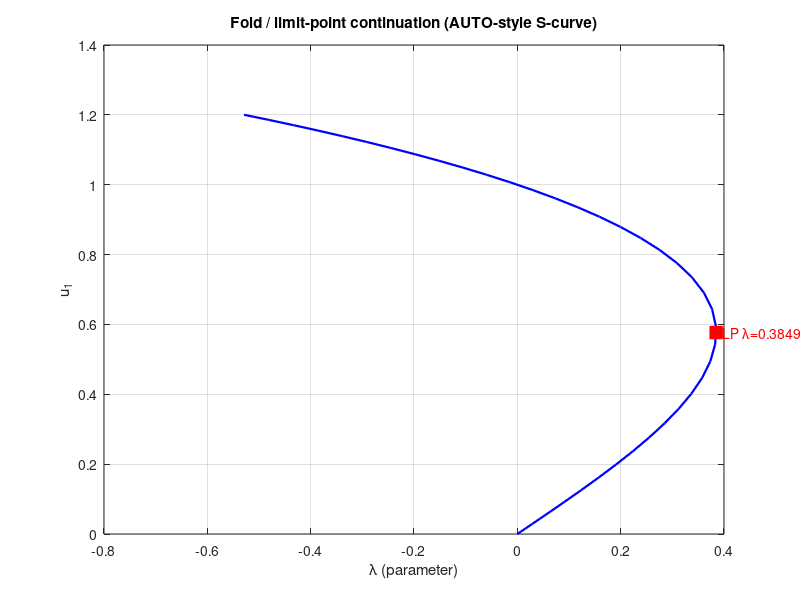
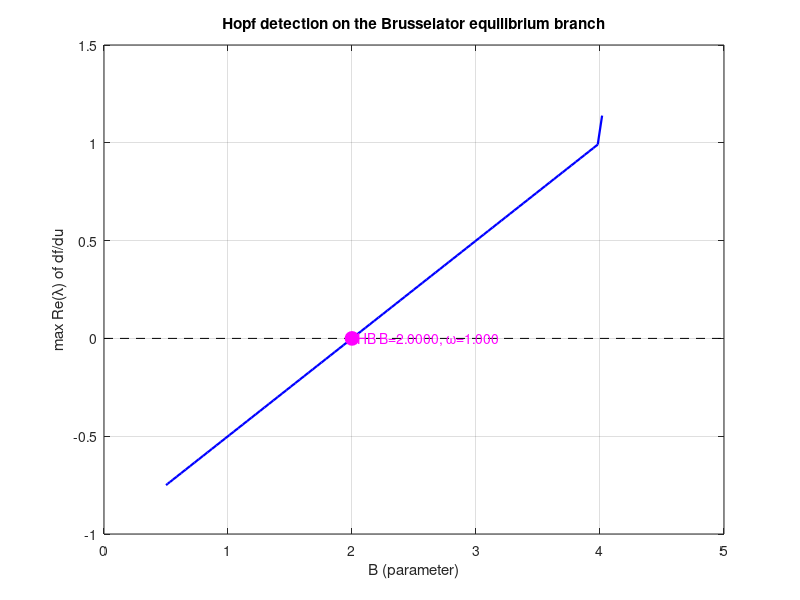

Write MATLAB code to recreate these figures, in order.
function varargout = auto_matlab(mode, varargin)
%AUTO_MATLAB  Single-file MATLAB version of AUTO's core capability.
%
%   Pure MATLAB / Octave. No toolboxes, no external files. A pseudo-arclength
%   predictor-corrector continuation of equilibria of du/dt = f(u,p), with
%   automatic detection of Limit Points (folds, "LP") and Hopf bifurcations
%   ("HB") -- the equilibrium-continuation core of AUTO (Doedel et al.).
%
%   HOW TO USE
%   ----------
%   Run the built-in demos (produces two bifurcation diagrams):
%       >> auto_matlab                 % runs both demos
%       >> auto_matlab fold            % S-curve, detects LP at lam = +/-0.3849
%       >> auto_matlab hopf            % Brusselator, detects HB at B = 2
%
%   Use the engine on YOUR OWN model:
%       f    = @(u,p) [ ... ];         % RHS, n x 1 column vector
%       jac  = @(u,p) [ ... ];         % state Jacobian df/du (optional)
%       opts = struct('jac',jac,'ds',0.02,'p_min',0,'p_max',10);
%       out  = auto_matlab('continue', f, u0, p0, opts);
%       %   out.U (n x N), out.p (1 x N), out.folds, out.hopfs, out.tangent
%
%   METHOD (standard, textbook)
%     Extended system  H(x)=[ f(u,p) ; t_prev'*(x-x_pred) ]=0 , x=[u;p].
%     Tangent = unit null vector of the (n x n+1) extended Jacobian.
%     Fold test  : sign change of t(n+1)  (the dp/ds component).
%     Hopf test  : sign change of det( bialternate-product of df/du ),
%                  confirmed by a genuine purely-imaginary eigenvalue pair.
%
%   Refs: Keller (1977); Seydel, Practical Bifurcation & Stability Analysis;
%   Kuznetsov, Elements of Applied Bifurcation Theory; Doedel et al., AUTO.

if nargin == 0, mode = 'all'; end

switch lower(mode)
    case 'all'
        demo_fold(); demo_hopf();
    case 'fold'
        out = demo_fold();  if nargout, varargout{1} = out; end
    case 'hopf'
        out = demo_hopf();  if nargout, varargout{1} = out; end
    case 'continue'
        % auto_matlab('continue', f, u0, p0, opts)
        f = varargin{1}; u0 = varargin{2}; p0 = varargin{3};
        if numel(varargin) >= 4, opts = varargin{4}; else, opts = struct(); end
        varargout{1} = pac_continue(f, u0, p0, opts);
    otherwise
        error('auto_matlab:mode','Unknown mode "%s". Use fold|hopf|continue.',mode);
end
end

% ========================================================================
% ============================  DEMOS  ===================================
% ========================================================================
function out = demo_fold()
% Limit-point (fold) demo: lam = u1 - u1^3 gives an S-curve.
% Analytic folds: u1 = +/-1/sqrt(3), lam = +/-2/(3*sqrt(3)) = +/-0.3849.
f   = @(u,p) [ -u(1)^3 + u(1) - p ;  -u(2) ];
jac = @(u,p) [ -3*u(1)^2 + 1 , 0 ; 0 , -1 ];
opts = struct('jac',jac,'ds',0.01,'ds_max',0.05, ...
              'n_max',4000,'p_min',-0.5,'p_max',0.5,'direction',+1);
% start on the middle branch (u1=0, lam=0) so both folds are traversed
out = pac_continue(f, [0;0], 0, opts);

figure('Color','w'); hold on; box on;
plot(out.p, out.U(1,:), 'b-', 'LineWidth', 1.6);
for i = 1:numel(out.folds)
    plot(out.folds(i).p, out.folds(i).u(1), 'rs','MarkerSize',9,'MarkerFaceColor','r');
    text(out.folds(i).p, out.folds(i).u(1), sprintf('  LP \\lambda=%.4f',out.folds(i).p),'Color','r');
end
xlabel('\lambda (parameter)'); ylabel('u_1');
title('Fold / limit-point continuation (AUTO-style S-curve)'); grid on;
fprintf('Analytic folds: lam = +/-%.4f at u1 = +/-%.4f\n', 2/(3*sqrt(3)), 1/sqrt(3));
end

function out = demo_hopf()
% Hopf demo: Brusselator continued in B; Hopf at B = 1+A^2 (A=1 -> B=2).
A = 1.0;
f   = @(u,B) [ A - (B+1)*u(1) + u(1)^2*u(2) ;  B*u(1) - u(1)^2*u(2) ];
jac = @(u,B) [ -(B+1) + 2*u(1)*u(2) ,  u(1)^2 ; B - 2*u(1)*u(2) , -u(1)^2 ];
B0 = 0.5;
opts = struct('jac',jac,'ds',0.02,'ds_max',0.05, ...
              'n_max',600,'p_min',0.4,'p_max',4.0,'direction',+1);
out = pac_continue(f, [A; B0/A], B0, opts);

realmax = zeros(1,numel(out.p));
for k = 1:numel(out.p)
    realmax(k) = max(real(eig(jac(out.U(:,k), out.p(k)))));
end
figure('Color','w'); hold on; box on;
plot(out.p, realmax, 'b-', 'LineWidth',1.6);
plot(xlim,[0 0],'k--');
for i = 1:numel(out.hopfs)
    plot(out.hopfs(i).p, 0, 'mo','MarkerSize',10,'MarkerFaceColor','m');
    text(out.hopfs(i).p, 0, sprintf('  HB B=%.4f, \\omega=%.3f',out.hopfs(i).p,out.hopfs(i).omega),'Color','m');
end
xlabel('B (parameter)'); ylabel('max Re(\lambda) of df/du');
title('Hopf detection on the Brusselator equilibrium branch'); grid on;
fprintf('Analytic Hopf: B = 1+A^2 = %.4f, omega = A = %.4f rad/s\n', 1+A^2, A);
end

% ========================================================================
% ==========================  ENGINE  ====================================
% ========================================================================
function out = pac_continue(f, u0, p0, opts)
if nargin < 4, opts = struct(); end
gp = @(s,d) getfielddef(opts,s,d);
ds        = gp('ds',        0.02);
ds_min    = gp('ds_min',    1e-5);
ds_max    = gp('ds_max',    0.20);
n_max     = gp('n_max',     1000);
p_min     = gp('p_min',     -Inf);
p_max     = gp('p_max',     +Inf);
direction = gp('direction', +1);
tol       = gp('tol',       1e-9);
newt_max  = gp('newt_max',  25);
det_fold  = gp('detect_fold', true);
det_hopf  = gp('detect_hopf', true);
verbose   = gp('verbose',   true);
has_jac   = isfield(opts,'jac');

u0 = u0(:);  n = numel(u0);
if has_jac, dfdu = @(u,p) opts.jac(u,p);
else,       dfdu = @(u,p) fd_state_jac(f,u,p,n); end
gext = @(u,p) [dfdu(u,p), fd_dfdp(f,u,p)];

% converge starting equilibrium (Newton in u at fixed p0)
u = u0; p = p0;
for it = 1:50
    r = f(u,p);
    if norm(r) < tol, break; end
    u = u - dfdu(u,p) \ r;
end
if norm(f(u,p)) > 1e-6
    error('pac_continue:startpoint','Could not converge an equilibrium at p0=%g.',p0);
end

% initial tangent
t = null_tangent(gext(u,p), [], n);
if sign(t(n+1)) ~= sign(direction), t = -t; end

U = u;  P = p;  T = t;
folds = struct('u',{},'p',{});
hopfs = struct('u',{},'p',{},'omega',{});
tauLP_prev = t(n+1);
tauHB_prev = hopf_test(dfdu(u,p));
x = [u;p];  stop = 'reached n_max';
if verbose, fprintf('  step      p            |u|        type\n'); end

for k = 1:n_max
    xpred = x + ds*t;
    [xc, converged, iters] = corrector(f,gext,xpred,t,n,tol,newt_max);
    if ~converged
        ds = ds/2;
        if ds < ds_min, stop = 'corrector failed (ds<ds_min)'; break; end
        continue;
    end
    uc = xc(1:n); pc = xc(n+1);
    tnew = null_tangent(gext(uc,pc), t, n);

    tauLP = tnew(n+1);
    if det_fold && tauLP_prev*tauLP < 0
        [uf,pf] = refine_fold(f,gext,x,xc,t,tnew,n,tol,newt_max);
        folds(end+1) = struct('u',uf,'p',pf); 
        if verbose, fprintf('  %4d  %11.5f  %9.4f   LP (fold)\n',k,pf,norm(uf)); end
    end
    tauLP_prev = tauLP;

    tauHB = hopf_test(dfdu(uc,pc));
    if det_hopf && tauHB_prev*tauHB < 0
        [uh,ph,om,isHopf] = refine_hopf(f,dfdu,gext,x,xc,t,tnew,n,tol,newt_max);
        if isHopf
            hopfs(end+1) = struct('u',uh,'p',ph,'omega',om); 
            if verbose, fprintf('  %4d  %11.5f  %9.4f   HB (Hopf, w=%.4f)\n',k,ph,norm(uh),om); end
        end
    end
    tauHB_prev = tauHB;

    x = xc; t = tnew;
    U = [U, x(1:n)]; P = [P, x(n+1)]; T = [T, t]; 

    if iters <= 3, ds = min(ds*1.3, ds_max);
    elseif iters >= 8, ds = max(ds/1.3, ds_min); end

    if x(n+1) < p_min, stop = 'p < p_min'; break; end
    if x(n+1) > p_max, stop = 'p > p_max'; break; end
end

out = struct('U',U,'p',P,'tangent',T,'folds',folds,'hopfs',hopfs,'stop',stop);
if verbose
    fprintf('  done: %d points, %d fold(s), %d Hopf(s). Stop: %s\n', ...
            size(U,2), numel(folds), numel(hopfs), stop);
end
end

% ------------------------- helper functions ------------------------------
function v = getfielddef(s,name,def)
if isfield(s,name), v = s.(name); else, v = def; end
end

function J = fd_state_jac(f,u,p,n)
J = zeros(n,n); f0 = f(u,p);
for j = 1:n
    h = 1e-7*max(1,abs(u(j)));
    up = u; up(j) = up(j)+h;
    J(:,j) = (f(up,p)-f0)/h;
end
end

function d = fd_dfdp(f,u,p)
h = 1e-7*max(1,abs(p));
d = (f(u,p+h)-f(u,p-h))/(2*h);
end

function t = null_tangent(G, tprev, n)
if isempty(tprev), row = [zeros(1,n) 1]; else, row = tprev(:)'; end
A = [G; row];  b = [zeros(n,1); 1];
t = A\b;  t = t/norm(t);
if ~isempty(tprev) && dot(t,tprev) < 0, t = -t; end
end

function [xc,ok,it] = corrector(f,gext,xpred,t,n,tol,newt_max)
xc = xpred; ok = false; it = 0;
for it = 1:newt_max
    u = xc(1:n); p = xc(n+1);
    H = [f(u,p); dot(t, xc-xpred)];
    if norm(H) < tol, ok = true; return; end
    J = [gext(u,p); t(:)'];
    xc = xc - J\H;
end
if norm([f(xc(1:n),xc(n+1)); dot(t,xc-xpred)]) < 1e-7, ok = true; end
end

function [uf,pf] = refine_fold(f,gext,xa,xb,ta,tb,n,tol,newt_max)
fa = ta(n+1); fb = tb(n+1);
xf = xa + (xb-xa)*(fa/(fa-fb));
tmid = null_tangent(gext(xf(1:n),xf(n+1)), tb, n);
[xf,~] = corrector(f,gext,xf,tmid,n,tol,newt_max);
uf = xf(1:n); pf = xf(n+1);
end

function [uh,ph,omega,isHopf] = refine_hopf(f,dfdu,gext,xa,xb,ta,tb,n,tol,newt_max)
fa = hopf_test(dfdu(xa(1:n),xa(n+1)));
fb = hopf_test(dfdu(xb(1:n),xb(n+1)));
xh = xa + (xb-xa)*(fa/(fa-fb));
tmid = null_tangent(gext(xh(1:n),xh(n+1)), tb, n);
[xh,~] = corrector(f,gext,xh,tmid,n,tol,newt_max);
uh = xh(1:n); ph = xh(n+1);
ev = eig(dfdu(uh,ph));
[~,idx] = sort(abs(real(ev)));
lead = ev(idx(1));  omega = abs(imag(lead));
isHopf = (omega > 1e-4) && (abs(real(lead)) < 1e-2);
end

function tau = hopf_test(A)
n = size(A,1);
if n < 2, tau = 1; return; end
tau = det(bialt(A));
end

function B = bialt(A)
n = size(A,1);
idx = [];
for p = 2:n
    for q = 1:p-1, idx = [idx; p q]; end 
end
m = size(idx,1);  B = zeros(m,m);
for i = 1:m
    p = idx(i,1); q = idx(i,2);
    for j = 1:m
        r = idx(j,1); s = idx(j,2);
        if r == q,                    val = -A(p,s);
        elseif (r ~= p) && (s == q),  val =  A(p,r);
        elseif (r == p) && (s == q),  val =  A(p,p) + A(q,q);
        elseif (r == p) && (s ~= q),  val =  A(q,s);
        elseif s == p,                val = -A(q,r);
        else,                         val = 0;
        end
        B(i,j) = val;
    end
end
end
